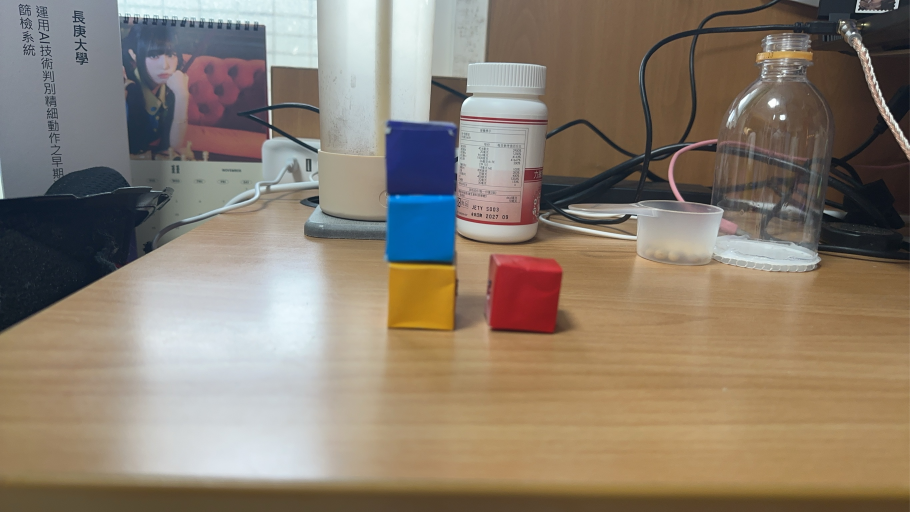
#> input picture PDMS2_web/ch1-t4/3.jpg, 2729 x 1535 px, found by its file name (shown at 1/3 size)
$ python cut_paper.py
#> lines starting #> are read from the running program, lines starting #| are printed output that depends on the picture; after the words box and inside, x2 and y2 are one past the last pixel; in counts of white or black regions, pixels touching at a corner belong together
# get_pixel_per_cm.py
import cv2
import numpy as np
import json
import os


def get_pixel_per_cm_from_a4(
    image_path,
    real_width_cm=29.7,
    show_debug=False,
    save_cropped=True,
    output_folder="cropped_a4",
):
#> called with image_path = 'PDMS2_web\\ch2-t5\\image\\3.jpg', real_width_cm = 29.7, show_debug = True, save_cropped = True, output_folder = 'cropped_a4'
    img = cv2.imread(image_path)
#> img is the input picture: shape (1535, 2729, 3); mean B, G, R 112.2, 126.7, 139.1
    if img is None:
        raise ValueError("圖片讀取失敗，請確認路徑正確")

    gray = cv2.cvtColor(img, cv2.COLOR_BGR2GRAY)
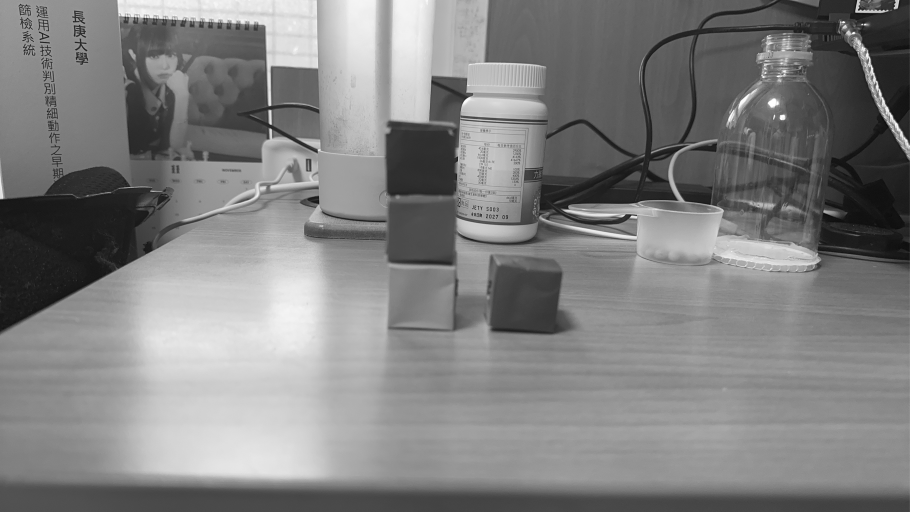
#> gray: shape (1535, 2729) (shown at 1/3 size); min 1, max 255, mean 128.8
    blur = cv2.GaussianBlur(gray, (5, 5), 0)

    edges = cv2.Canny(blur, 50, 150)
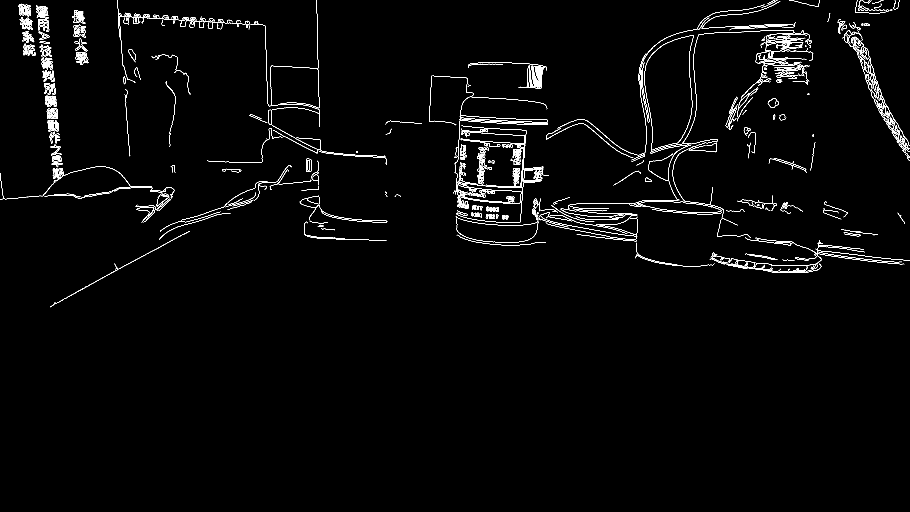
#> edges: shape (1535, 2729) (shown at 1/3 size); 1.4% white in thin lines or dots, all inside (x1, y1, x2, y2) = (0, 0, 2729, 922)
    contours, _ = cv2.findContours(edges, cv2.RETR_EXTERNAL, cv2.CHAIN_APPROX_SIMPLE)
#> contours = 518 contours, 315 with area under 20; largest, box (x1, y1, x2, y2) and area: (221, 74, 258, 113) 990, (957, 615, 1162, 668) 856, (140, 324, 174, 357) 806, (114, 57, 148, 94) 757, (143, 361, 177, 394) 752

    a4_contour = max(contours, key=cv2.contourArea)
#> a4_contour = contour of 63 points, box (x1, y1, x2, y2) (221, 74, 258, 113), area 990
    epsilon = 0.02 * cv2.arcLength(a4_contour, True)
#> epsilon = 3.74
    approx = cv2.approxPolyDP(a4_contour, epsilon, True)
#> approx = contour of 11 points, box (x1, y1, x2, y2) (221, 74, 258, 113), area 964

    if len(approx) != 4:
#> (the run stopped early here; a loop or call above may not have finished)

$ run again, with PDMS2_web/ch1-t4/1.jpg copied over PDMS2_web/ch1-t4/3.jpg
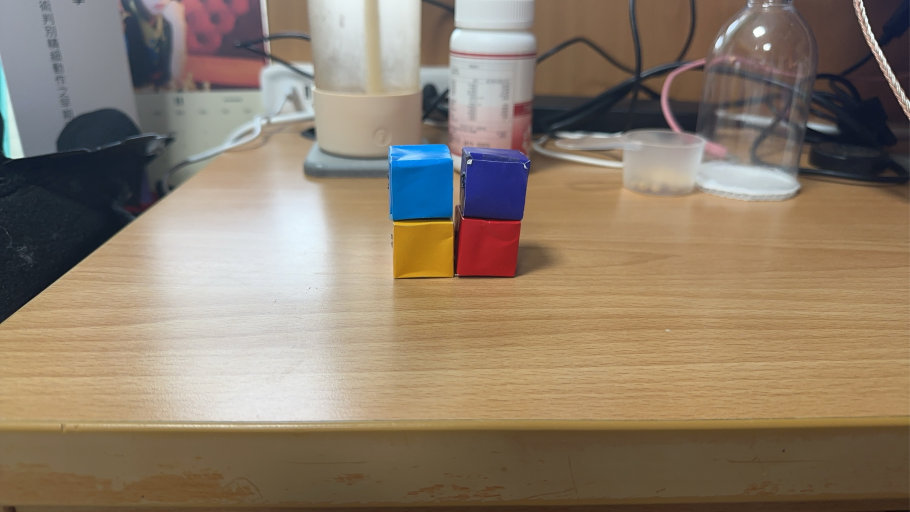
#> input picture PDMS2_web/ch1-t4/1.jpg, 2729 x 1535 px, found by its file name (shown at 1/3 size)
#> in get_pixel_per_cm_from_a4, img is the input picture: shape (1535, 2729, 3); mean B, G, R 107.8, 125.8, 141.4
#> in get_pixel_per_cm_from_a4, `gray = cv2.cvtColor(img, cv2.COLOR_BGR2GRAY)`:
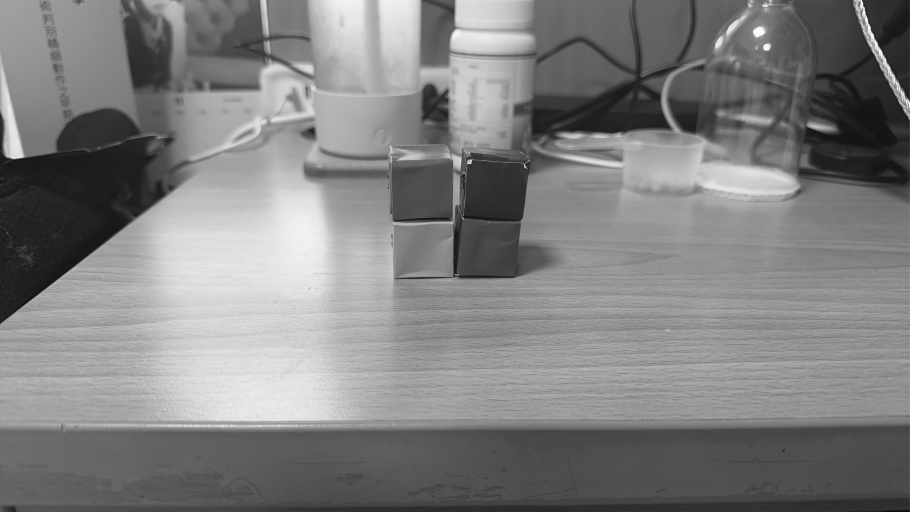
#> gray: shape (1535, 2729) (shown at 1/3 size); min 3, max 255, mean 128.4
#> in get_pixel_per_cm_from_a4, `edges = cv2.Canny(blur, 50, 150)`:
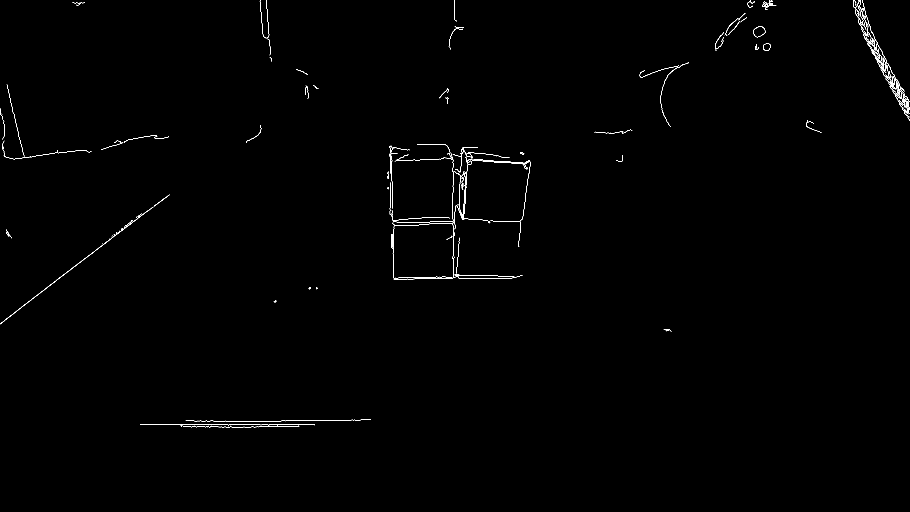
#> edges: shape (1535, 2729) (shown at 1/3 size); 0.33% white in thin lines or dots, all inside (x1, y1, x2, y2) = (0, 0, 2729, 1283)
#> contours = 163 contours, 135 with area under 20; largest, box (x1, y1, x2, y2) and area: (2259, 78, 2297, 112) 848, (0, 620, 460, 973) 335, (1401, 477, 1590, 508) 263, (1384, 493, 1403, 650) 182, (1173, 702, 1178, 747) 107
#> a4_contour = contour of 60 points, box (x1, y1, x2, y2) (2259, 78, 2297, 112), area 848
#> epsilon = 2.27
#> approx = [[2287, 80], [2276, 79], [2260, 90], [2259, 99], [2267, 110], [2276, 110], [2294, 100], [2294, 88]]

$ run again, with PDMS2_web/ch1-t4/4.jpg copied over PDMS2_web/ch1-t4/3.jpg
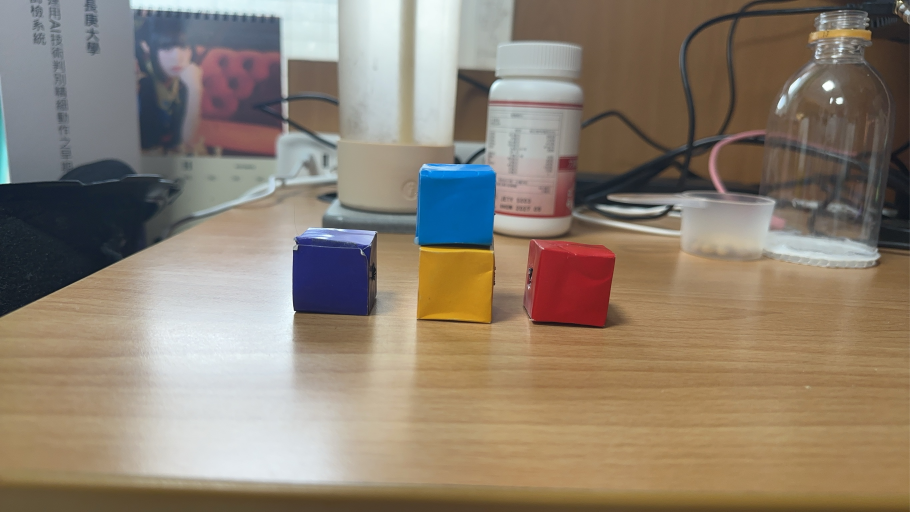
#> input picture PDMS2_web/ch1-t4/4.jpg, 2729 x 1535 px, found by its file name (shown at 1/3 size)
#> in get_pixel_per_cm_from_a4, img is the input picture: shape (1535, 2729, 3); mean B, G, R 113.7, 128.9, 141.7
#> in get_pixel_per_cm_from_a4, `gray = cv2.cvtColor(img, cv2.COLOR_BGR2GRAY)`:
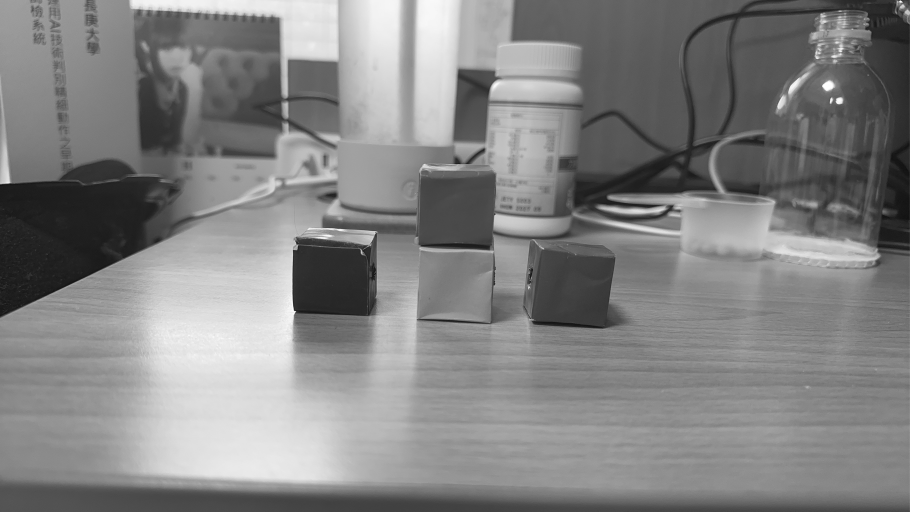
#> gray: shape (1535, 2729) (shown at 1/3 size); min 7, max 255, mean 131
#> in get_pixel_per_cm_from_a4, `edges = cv2.Canny(blur, 50, 150)`:
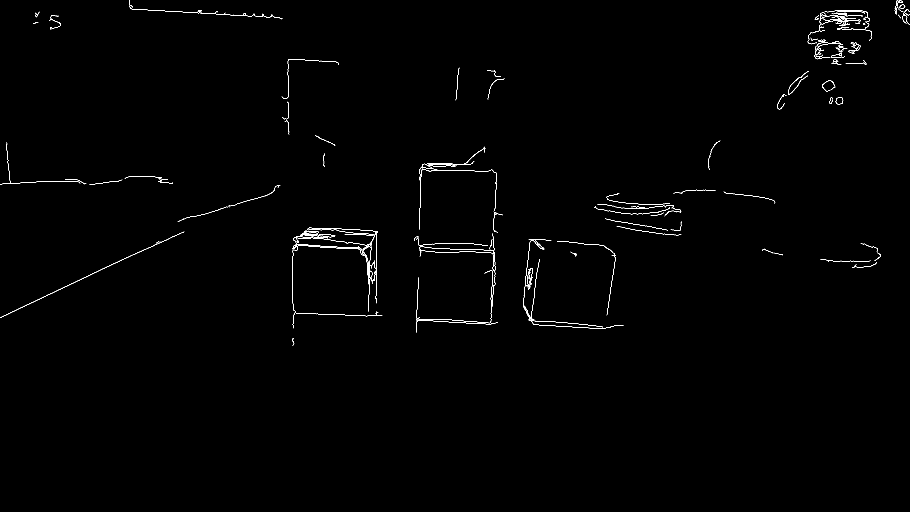
#> edges: shape (1535, 2729) (shown at 1/3 size); 0.42% white in thin lines or dots, all inside (x1, y1, x2, y2) = (0, 0, 2729, 1038)
#> contours = 151 contours, 124 with area under 20; largest, box (x1, y1, x2, y2) and area: (2507, 291, 2530, 313) 364, (0, 695, 553, 954) 225, (2494, 177, 2524, 193) 120, (880, 683, 1134, 763) 92, (1569, 717, 1654, 914) 52
#> a4_contour = contour of 35 points, box (x1, y1, x2, y2) (2507, 291, 2530, 313), area 364
#> epsilon = 1.49
#> approx = [[2526, 293], [2521, 291], [2508, 296], [2507, 306], [2510, 311], [2520, 312], [2527, 309], [2529, 301]]
